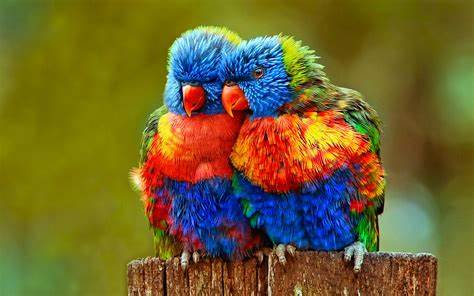
#> input picture Python/aaa.jpeg, 474 x 296 px
$ jupyter execute Histograms.ipynb
#> lines starting #> are read from the running program, lines starting #| are printed output that depends on the picture
[cell 1]
import cv2 as cv
import numpy as np
import matplotlib.pyplot as plt
img=cv.imread('aaa.jpeg',cv.IMREAD_GRAYSCALE)
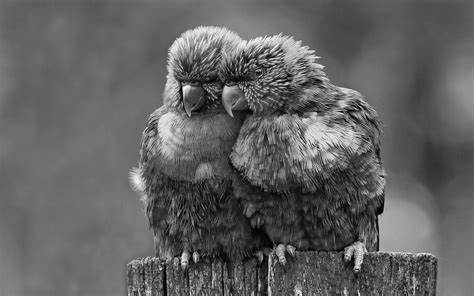
#> img: shape (296, 474); min 0, max 255, mean 97.9
hist=cv.calcHist([img],[0],None,[256],[0,256])
#> hist = 256 values, max 4432 at index 111, min 0 at index 250, mean 548.1
plt.plot(hist)
plt.xlim([0,256])
plt.show()
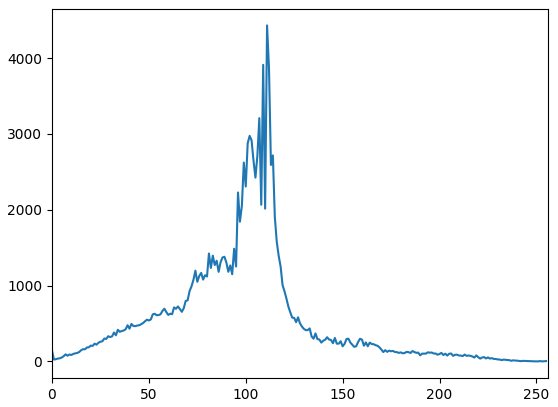
#> figure drawn by matplotlib, 1 panel; curve peaks at x = 111, y = 4432

[cell 2]
import cv2 as cv
import numpy as np
import matplotlib.pyplot as plt
img=cv.imread('aaa.jpeg',cv.IMREAD_COLOR)
#> img is the input picture: shape (296, 474, 3); mean B, G, R 45.4, 100, 114
color=('b','g','r')
for i,col in enumerate(color):
    hist=cv.calcHist([img],[0],None,[256],[0,256])
    plt.plot(hist,color=col)
    plt.xlim([0,256])
plt.show()
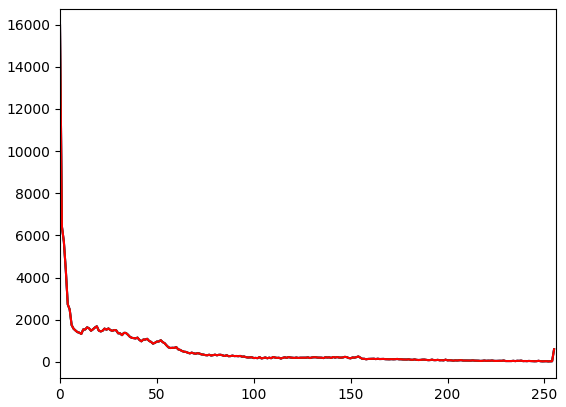
#> figure drawn by matplotlib, 1 panel; curve peaks at x = 0, y = 15965; curve peaks at x = 0, y = 15965; curve peaks at x = 0, y = 15965

[cell 3]
import cv2 as cv
import numpy as np
from matplotlib import pyplot as plt
img = cv.imread('aaa.jpeg',cv.IMREAD_GRAYSCALE)


hist,bins = np.histogram(img.ravel(),256,[0,256])
#> bins = 257 values from 0 to 256
cdf = hist.cumsum()
#> cdf = 256 values from 143 to 140304
cdf_normalized = cdf * hist.max()/ cdf.max()
#> cdf_normalized = 256 values from 4.52 to 4432
plt.plot(cdf_normalized, color = 'b')
plt.hist(img.flatten(),256,[0,256], color = 'r')
plt.xlim([0,256])
plt.legend(('cdf','histogram'), loc = 'upper left')
plt.title('Histogram of the Original Image')
plt.show()
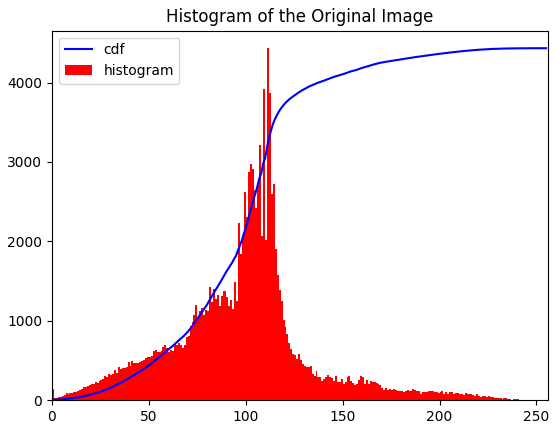
#> figure drawn by matplotlib, 1 panel; tallest bar 4432 high, from x = 111 to 112; curve peaks at x = 255, y = 4432


equ = cv.equalizeHist(img)
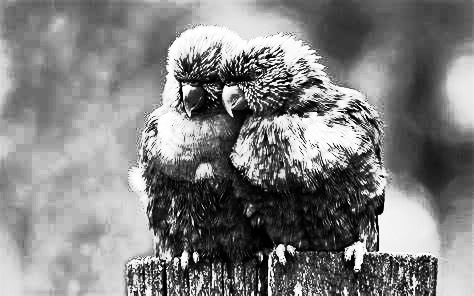
#> equ: shape (296, 474); min 0, max 255, mean 128.8

hist,bins = np.histogram(equ.ravel(),256,[0,256])
#> hist = 256 values, max 4432 at index 183, min 0 at index 30, mean 548.1
cdf = hist.cumsum()
#> cdf = 256 values from 393 to 140304
cdf_normalized = cdf * hist.max()/ cdf.max()
#> cdf_normalized = 256 values from 12.41 to 4432
plt.plot(cdf_normalized, color = 'b')
plt.hist(equ.flatten(),256,[0,256], color = 'r')
plt.xlim([0,256])
plt.legend(('cdf','histogram'), loc = 'upper left')
plt.title('Histogram of the Equalized Image')
plt.show()
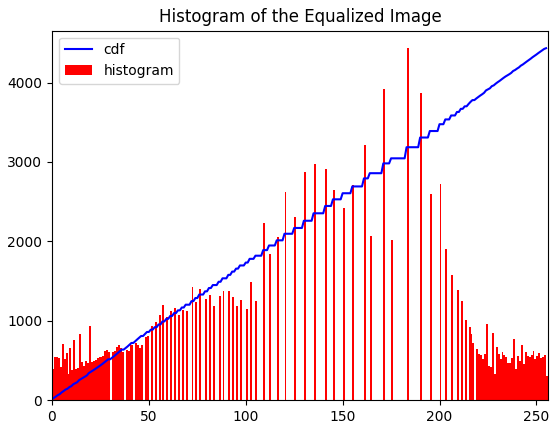
#> figure drawn by matplotlib, 1 panel; tallest bar 4432 high, from x = 183 to 184; curve peaks at x = 255, y = 4432

res = np.hstack((img,equ)) #stacking images side-by-side
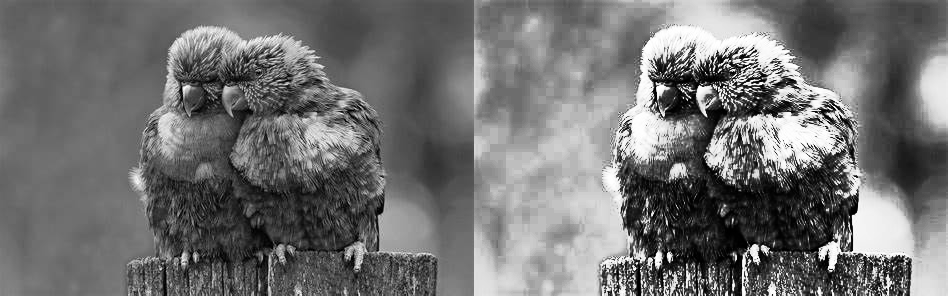
#> res: shape (296, 948); min 0, max 255, mean 113.4
plt.axis('off')
plt.imshow(res, cmap='gray')
